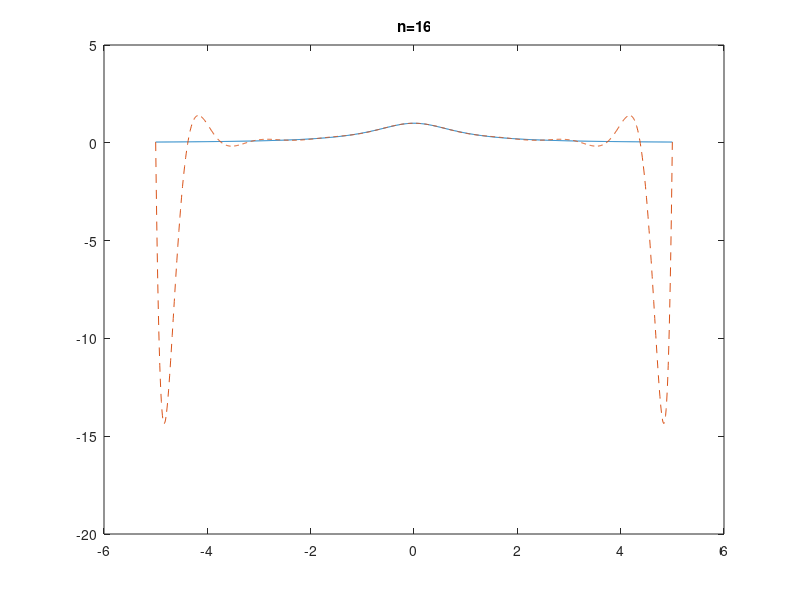

Write MATLAB code to recreate this figure.
h4 = 10/4;
h8 = 10/8;
%h9 = 10/9;
h12 = 10/12;
h16 = 10/16;
x4 = [-5:h4:5];
x8 = [-5:h8:5];
%x9 = [-5:h9:5];
x12 = [-5:h12:5];
x16 = [-5:h16:5];
xx = [-5:0.01:5];
f4 = 1 ./(1+x4.^2);
f8 = 1 ./(1+x8.^2);
%f9 = 1 ./(1+x9.^2);
f12 = 1 ./(1+x12.^2);
f16 = 1 ./(1+x16.^2);
ff = 1 ./(1+xx.^2);
p4 = polyfit(x4,f4,4);
p8 = polyfit(x8,f8,8);
%p9 = polyfit(x9,f9,9);
p12 = polyfit(x12,f12,12);
p16 = polyfit(x16,f16,16);
%subplot(221)
plot(xx,ff,xx,polyval(p4,xx),'--')
title('n=4')
pause
%subplot(222)
plot(xx,ff,xx,polyval(p8,xx),'--')
title('n=8')
pause
%subplot(224)
plot(xx,ff,xx,polyval(p12,xx),'--')
title('n=12')
pause
%subplot(224)
plot(xx,ff,xx,polyval(p16,xx),'--')
title('n=16')
